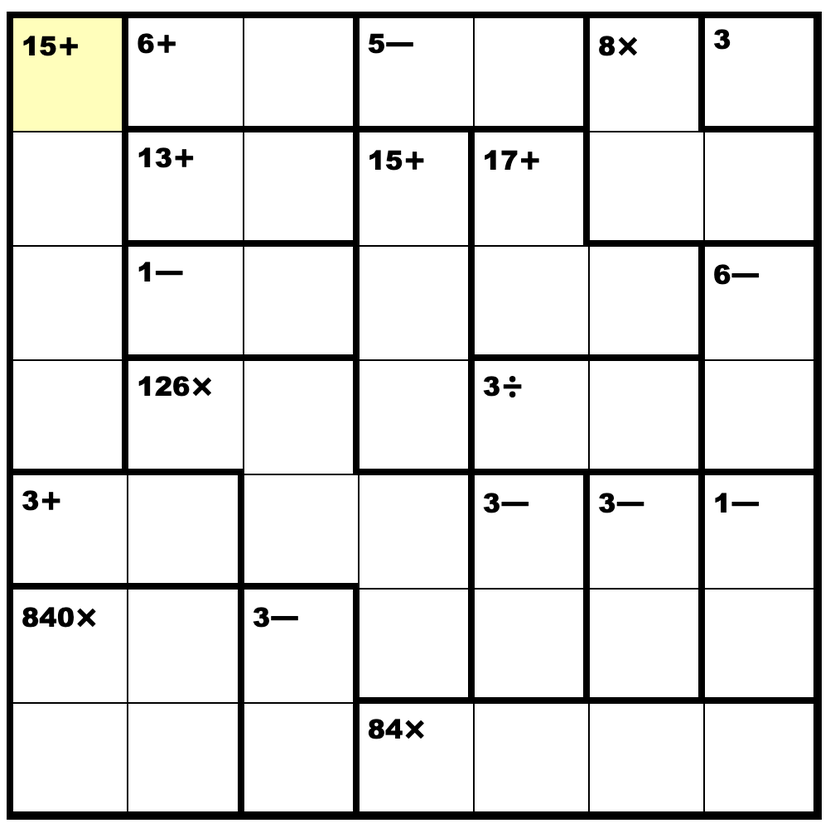
#> input picture kenken.png, 835 x 828 px, shrunk from 1008 x 1000 before the run, given in place of ex1.png, which was not available
$ jupyter execute --allow-errors main.ipynb   (text cells are left out)
#> lines starting #> are read from the running program, lines starting #| are printed output that depends on the picture; after the words box and inside, x2 and y2 are one past the last pixel; in counts of white or black regions, pixels touching at a corner belong together; pictures that were not available may be replaced by others from this repository, and a replacement may not be noted
[cell 1]
import cv2
import re
import matplotlib.pyplot as plt
import numpy as np
from IPython.display import clear_output
from paddleocr import PaddleOCR
from copy import copy, deepcopy

FILENAME = "ex1.png"

# constants for OCR management
#> (the rest of this cell did not finish here and is left out)

[cell 2]
# Read the input image and perform cropping
og_img = cv2.imread(FILENAME)
#> og_img is the input picture: shape (828, 835, 3); mean B, G, R 225.5, 226.7, 226.7
gray = cv2.cvtColor(og_img, cv2.COLOR_BGR2GRAY)
ret, thresh = cv2.threshold(gray,150,255,0)
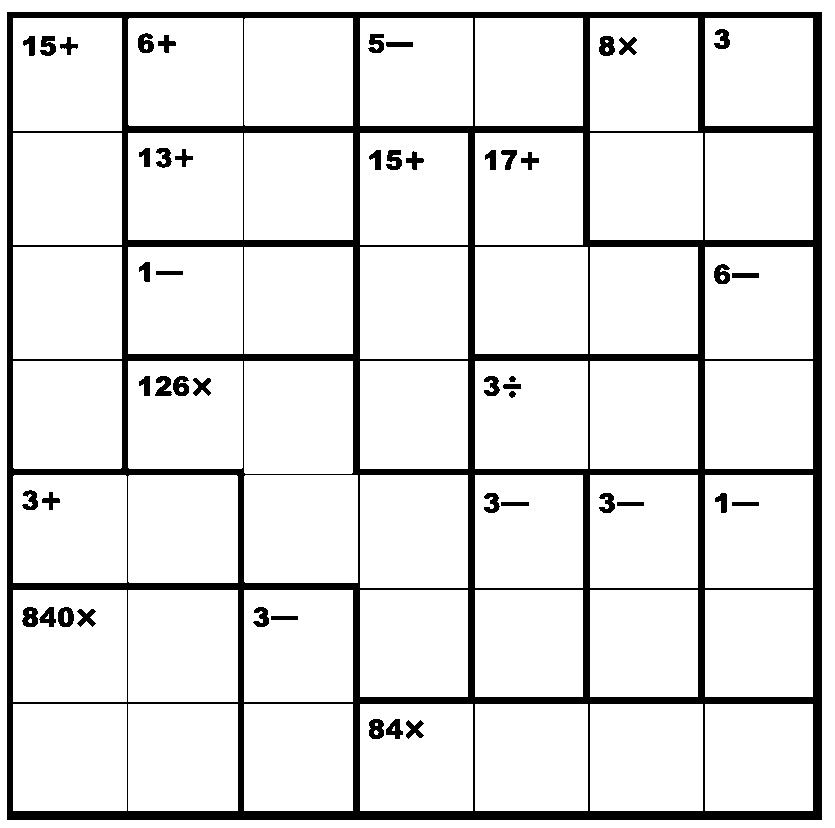
#> thresh: shape (828, 835); 88.7% white; 49 black regions
contours, hierarchy = cv2.findContours(thresh, cv2.RETR_TREE, cv2.CHAIN_APPROX_SIMPLE)
#> contours = 111 contours, 11 with area under 20; largest, box (x1, y1, x2, y2) and area: (0, 0, 835, 828) 689718, (6, 11, 823, 821) 660142, (13, 590, 127, 702) 12543, (128, 361, 243, 469) 12197, (128, 18, 243, 126) 12197

# assumes the square is the most significant contour on the page
outer_border = sorted(contours, key=cv2.contourArea)[-2]
#> outer_border = [[6, 12], [7, 11], [821, 11], [822, 12], [822, 819], [821, 820], [7, 820], [6, 819]]
x, y, w, h = cv2.boundingRect(outer_border)
#> x = 6; y = 11; w = 817; h = 810
img = og_img[y:y+h, x:x+w]
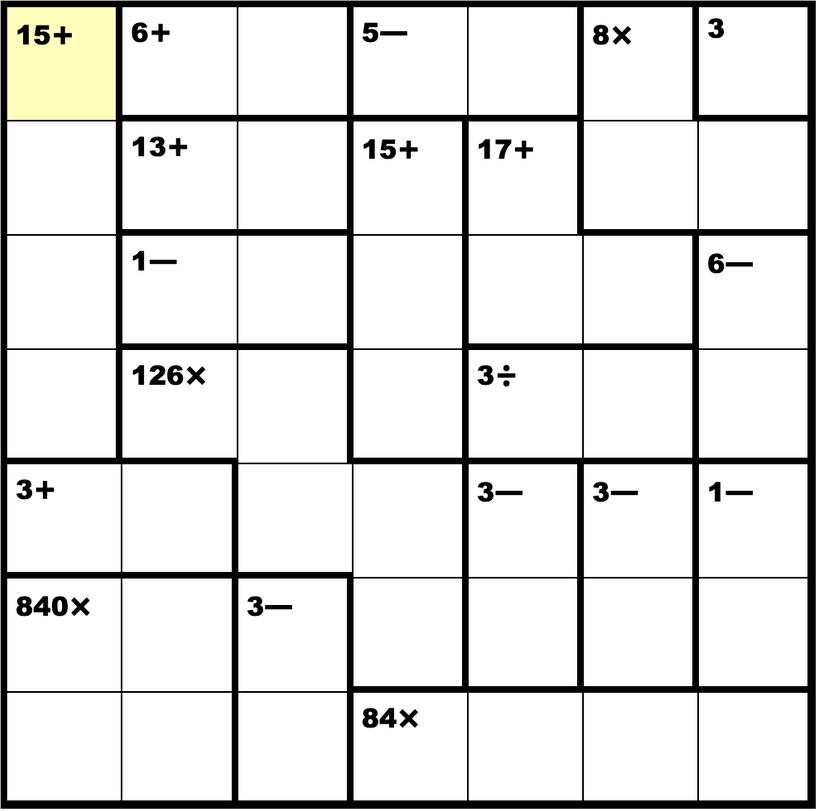
#> img: shape (810, 817, 3); mean B, G, R 224.2, 225.4, 225.4

# saves variables for later use
cropped_dims = {
    "x": x,
    "y": y,
    "w": w,
    "h": h
}
#> cropped_dims = {'x': 6, 'y': 11, 'w': 817, 'h': 810}

#> (the rest of this cell did not finish here and is left out)

[cell 3]
# calculate game size from the contours
gray = cv2.cvtColor(img, cv2.COLOR_BGR2GRAY)
#> gray: shape (810, 817)
ret, thresh = cv2.threshold(gray,150,255,0)
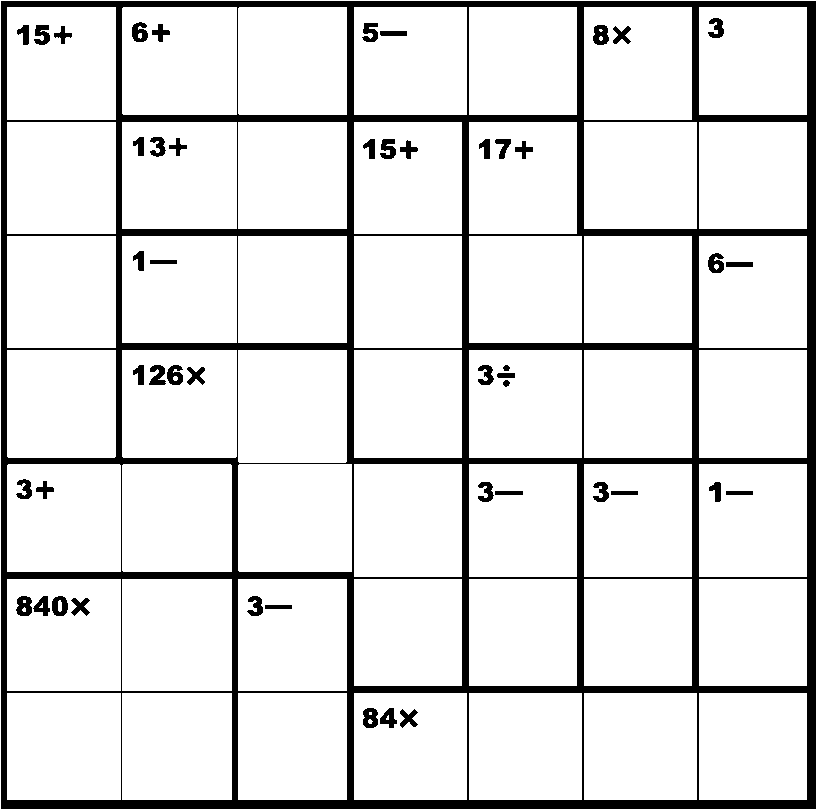
#> thresh: shape (810, 817); 88.2% white; 49 black regions
new_contours, hierarchy = cv2.findContours(thresh, cv2.RETR_TREE,cv2.CHAIN_APPROX_SIMPLE)
#> new_contours = 111 contours, 11 with area under 20; largest, box (x1, y1, x2, y2) and area: (0, 0, 817, 810) 660144, (0, 0, 817, 810) 660142, (7, 579, 121, 691) 12543, (122, 350, 237, 458) 12197, (122, 7, 237, 115) 12197
newimg = cv2.drawContours(img.copy(), new_contours, -1, (0,255,0), 3)
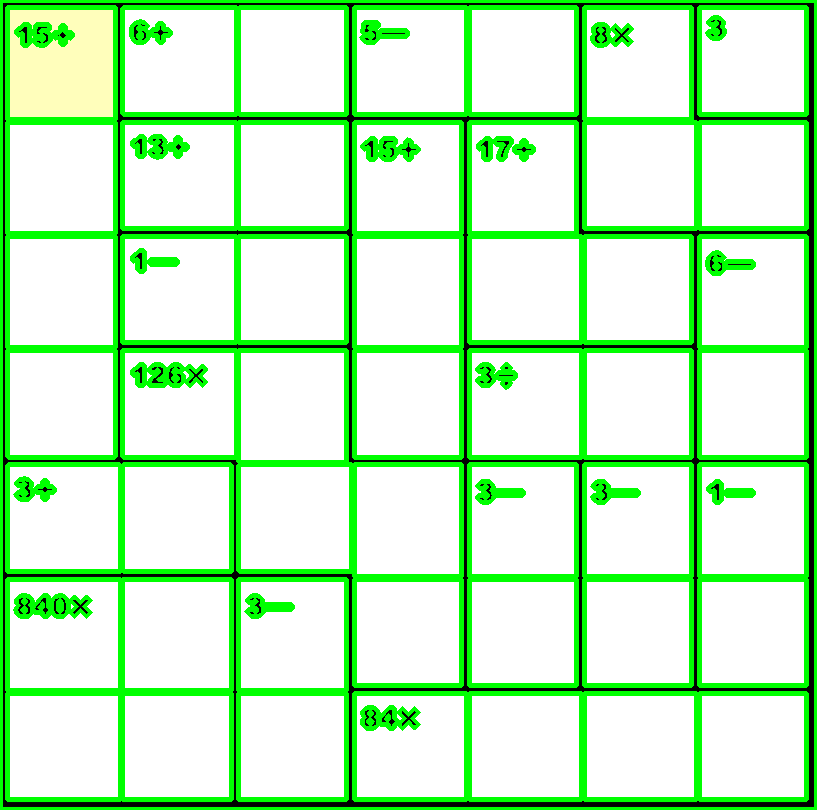
#> newimg: shape (810, 817, 3); mean B, G, R 194.9, 243.4, 195.9

# sorts by largest, then finds the first one that isnt the size of the entire game, this is one box
for contour in sorted(new_contours, key=cv2.contourArea, reverse=True):
    x, y, w, h = cv2.boundingRect(contour)
    ratio = len(img) // min(w, h)
    if ratio == 1:
        continue
    else:
        GAME_SIZE = ratio
        break
#> this loop made 3 passes
#> (contour, x, y, w, h, ratio, GAME_SIZE) on pass 3: ([[7, 579], [7, 690], [120, 690], [120, 579]], 7, 579, 114, 112, 7, 7)
#> (contour, x, y, w, h, ratio) on pass 1: ([[0, 0], [0, 809], [816, 809], [816, 0]], 0, 0, 817, 810, 1)

print(f"The game size is {GAME_SIZE}.")
#| The game size is 7.

# GAME_SIZE =    # MNAUALLY SET IT HERE

[cell 4]
gray = cv2.cvtColor(img, cv2.COLOR_BGR2GRAY)
#> (the rest of this cell did not finish here and is left out)

[cell 5]
# stores box size as a variable
BOX_SIZE = len(img) / GAME_SIZE
#> BOX_SIZE = 115.7

# processing for OCR-read text
# [77 lines left out: functions process, show_interpretation, is_inside, number_contour_count, not called in this run]

# determine which squares are inside each group
relations = []
#> (the rest of this cell did not finish here and is left out)

#> (a cell that did not finish here is left out)

[cell 7]
# gets raised if the board is solved
class SolveError(Exception):
    def __init__(self, message):
        self.message = message

# check for unique values in columns or rows
def illegal_col(board, col_num):
    return len(a:=([v for i in range(GAME_SIZE) if (v:=board[i][col_num]) != 0])) != len(set(a))
def illegal_row(board, row_num):
    return len((a:=[v for v in board[row_num] if v != 0])) != len(set(a))

# modify a 2d array given a number representing an iteration on that board
def mod_board(board, num, val):
    board[num//GAME_SIZE][num%GAME_SIZE] = val

# gets the value on a board given a number representing an iteration
def get_board(board, num):
    return board[num//GAME_SIZE][num%GAME_SIZE]

# determine the possible values for each point
# [72 lines left out: functions get_possible_values, check_possible, not called in this run]

# make blank arrays for everything
board = [[0 for _ in range(GAME_SIZE)] for _ in range(GAME_SIZE)]
possible_values = deepcopy(board)
rels = deepcopy(board)

# fill arrays
#> (the rest of this cell did not finish here and is left out)

[cell 8]
y_buf = BOX_SIZE / 1.3
#> y_buf = 89.01
x_buf = BOX_SIZE / 3
#> x_buf = 38.57

x_offset = cropped_dims["x"]
#> x_offset = 6
y_offset = cropped_dims["y"]
#> y_offset = 11

newimg = og_img.copy()

for y in range(GAME_SIZE):
    for x in range(GAME_SIZE):
        num = board[y][x]
        x_pos = int(x * BOX_SIZE + x_buf + x_offset)
        y_pos = int(y * BOX_SIZE + y_buf + y_offset)
        newimg = cv2.putText(newimg, str(num), org=(x_pos, y_pos), fontFace=cv2.FONT_HERSHEY_SIMPLEX, fontScale=2.5, color=(0, 0, 255), thickness=4)
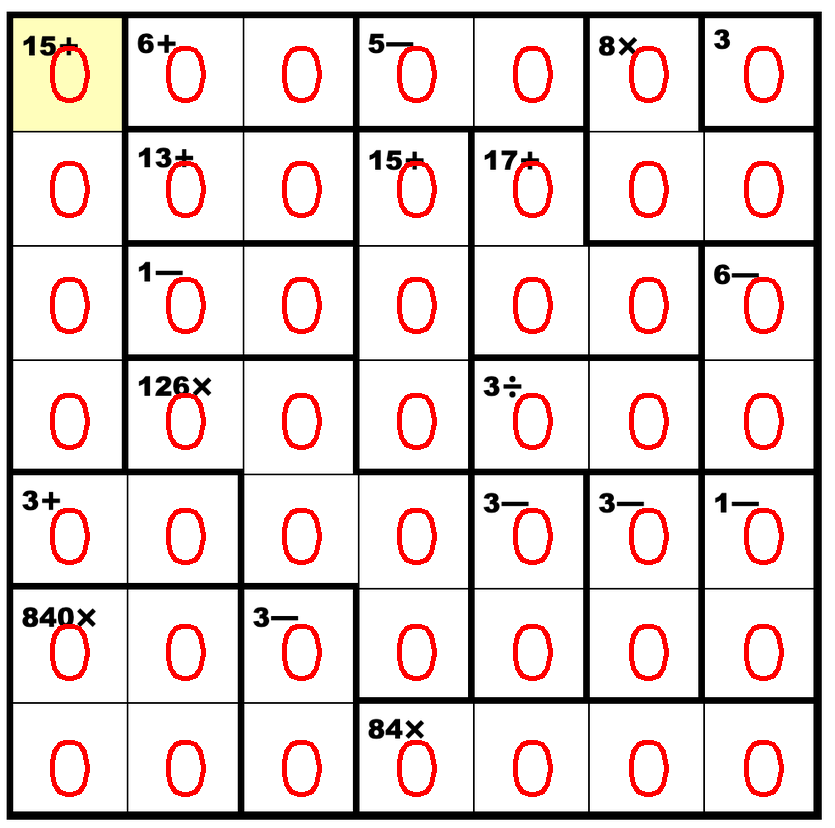
#> newimg: shape (828, 835, 3); 5.12% of pixels changed, all inside (x1, y1, x2, y2) = (50, 46, 784, 797)

#> (the rest of this cell did not finish here and is left out)
